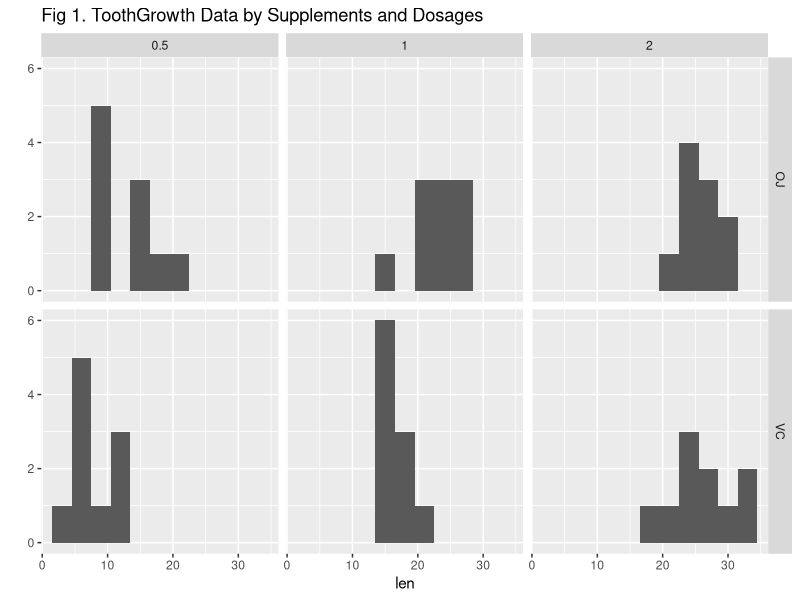

This chart was generated by the following R code: (Note: this script raises an error after producing the figure.)
## ---- chunk 1
# Load the ToothGrowth data 
data(ToothGrowth)
data <- data.frame(ToothGrowth)

# Display the overview structure of the ToothGrowth data
str(ToothGrowth)
## ---- chunk 2
# Calculate means of the data of each of 10 guinea pigs by supplements and dosages.
means <- aggregate(data$len, list(data$supp, data$dose), mean)
colnames(means) <- c ("supp", "dose", "mean_len")
means
## ---- chunk 3
library(ggplot2)
base <- qplot(x = len, data = data, facets = supp ~ dose, binwidth = 3)
base <- base + labs(title = "Fig 1. ToothGrowth Data by Supplements and Dosages")
print(base)
## ---- chunk 4
supp_0_5 <- t.test(len ~ supp, paired=FALSE, data=data[data$dose == 0.5,])
supp_1_0 <- t.test(len ~ supp, paired=FALSE, data=data[data$dose == 1,])
supp_2_0 <- t.test(len ~ supp, paired=FALSE, data=data[data$dose == 2,])
supps <- data.frame("p-value" = c(supp_0_5$p.value, supp_1_0$p.value, supp_2_0$p.value), 
                    "Conf-Lo" = c(supp_0_5$conf[1], supp_1_0$conf[1], supp_2_0$conf[1]),
                    "Conf-Hi" = c(supp_0_5$conf[2], supp_1_0$conf[2], supp_2_0$conf[2]))
supps
## ---- chunk 5
oj <- data[data$supp =="OJ", ]
oj_0_5_1_0 <- t.test(oj[oj$dose == 0.5, 1], oj[oj$dose == 1, 1], paired=FALSE)
oj_0_5_2_0 <- t.test(oj[oj$dose == 0.5, 1], oj[oj$dose == 2, 1], paired=FALSE)
oj_1_0_2_0 <- t.test(oj[oj$dose == 1, 1], oj[oj$dose == 2, 1], paired=FALSE)
ojs <- data.frame("p-value" = c(oj_0_5_1_0$p.value, oj_0_5_2_0$p.value, oj_1_0_2_0$p.value), 
                  "Conf-Lo" = c(oj_0_5_1_0$conf[1], oj_0_5_2_0$conf[1], oj_1_0_2_0$conf[1]),
                  "Conf-Hi" = c(oj_0_5_1_0$conf[2], oj_0_5_2_0$conf[2], oj_1_0_2_0$conf[2]))
ojs
## ---- chunk 6
vc <- data[data$supp =="VC", ]
vc_0_5_1_0 <- t.test(vc[vc$dose == 0.5, 1], vc[vc$dose == 1, 1], paired=FALSE)
vc_0_5_2_0 <- t.test(vc[vc$dose == 0.5, 1], vc[vc$dose == 2, 1], paired=FALSE)
vc_1_0_2_0 <- t.test(vc[vc$dose == 1, 1], vc[vc$dose == 2, 1], paired=FALSE)
vcs <- data.frame("p-value" = c(vc_0_5_1_0$p.value, vc_0_5_2_0$p.value, vc_1_0_2_0$p.value), 
                  "Conf-Lo" = c(vc_0_5_1_0$conf[1], vc_0_5_2_0$conf[1], vc_1_0_2_0$conf[1]),
                  "Conf-Hi" = c(vc_0_5_1_0$conf[2], vc_0_5_2_0$conf[2], vc_1_0_2_0$conf[2]))
vcs
